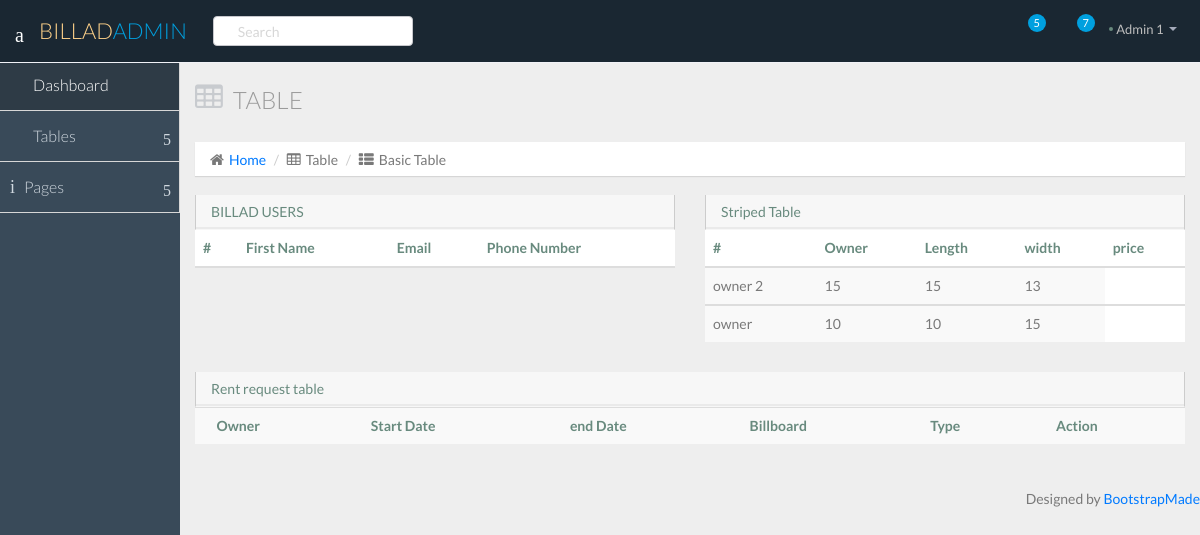
Page /accounts/basicTable/ on the earlier database version.
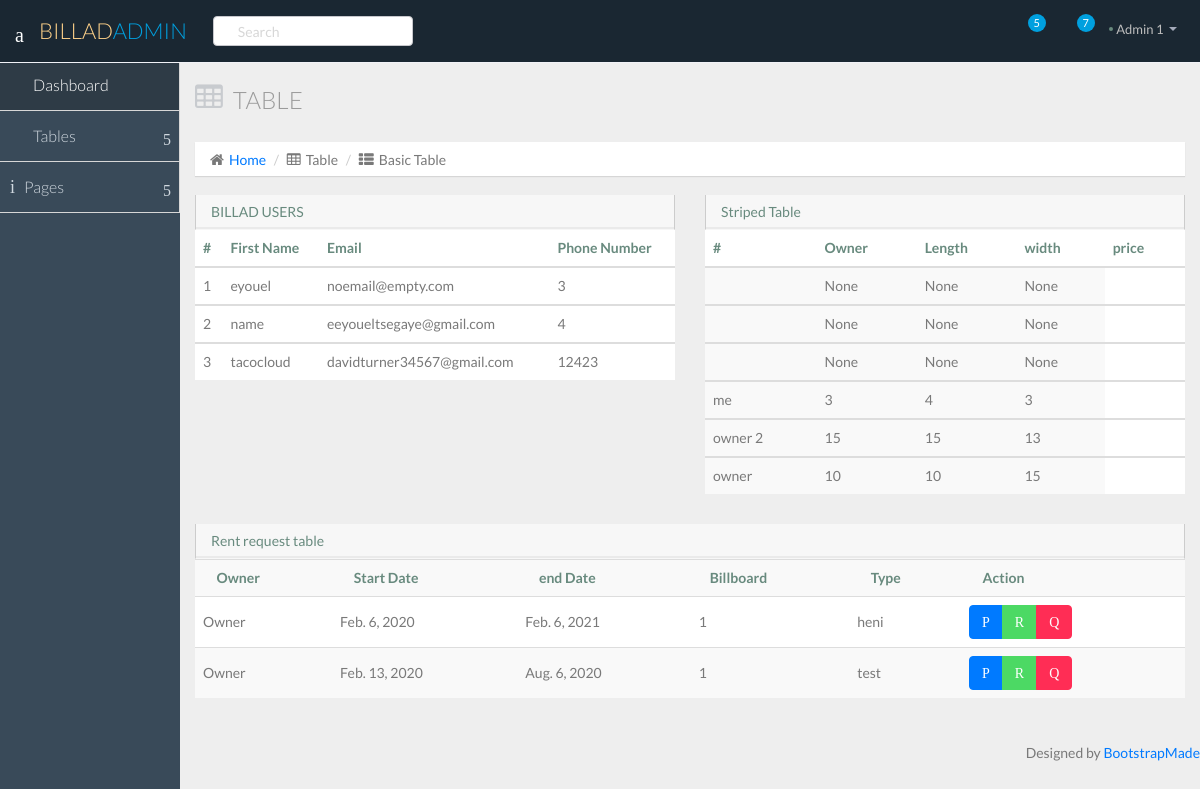
Same page on the later database version.
### billboards/models.py (models this page shows)
class Billboard(models.Model):
    primary_photo= models.ImageField(default='default.png', blank=True)
    name = models.CharField(max_length=100)
    location = models.CharField(max_length=100)
    owner = models.CharField(max_length=100)
    price = models.IntegerField(null=True)
    rating = models.IntegerField(default=0)
    length = models.IntegerField(null=True)
    width = models.IntegerField(null=True)
    rent = models.CharField(default="none",max_length=100)

class rent(models.Model):
    startDate = models.DateField()
    endDate = models.DateField()
    advertisementType = models.CharField( max_length=200)
    billboard = models.CharField(max_length=200)

### accounts/models.py (models this page shows)
class Account(models.Model):
    name = models.CharField(max_length=100)
    phone_number = models.IntegerField()
    email = models.EmailField(default='noemail@empty.com')
    password = models.CharField(max_length=100)

### accounts/views.py (the view)
# urls.py: path('basicTable/', views.basicTable, name="basicTable"),
def basicTable(request):
    users = Account.objects.all().order_by('name')
    billboards = Billboard.objects.all().order_by('price')
    rents= rent.objects.all()
    return render(request,"accounts/basicTable.html", {'users':users,'billboards':billboards,'rents':rents})

### accounts/templates/accounts/basicTable.html (shortened to what this page needs)
{%load static%}
<!DOCTYPE html>
<html lang="en">
<head>
 <link href="{%static 'css/bootstrap.min.css'%}" rel="stylesheet">
 <link href="{%static 'css/bootstrap-theme.css'%}" rel="stylesheet">
 <link href="{%static 'css/elegant-icons-style.css'%}" rel="stylesheet" />
 <link href="{%static 'css/font-awesome.min.css'%}" rel="stylesheet" />
  <link href="{%static 'css/AdminStyle.css'%}" rel="stylesheet">
  <link href="{%static 'css/style-responsive.css'%}" rel="stylesheet" />
</head>
<body>
  <section id="container" class="">
    <header class="header dark-bg">
      <div class="toggle-nav">
        <div class="icon-reorder tooltips" data-original-title="Toggle Navigation" data-placement="bottom"><i class="icon_menu"></i></div>
      </div>
      <a href="index.html" class="logo"> BILLAD<span class="lite">Admin</span></a>
      <div class="nav search-row" id="top_menu">
        <ul class="nav top-menu">
          <li>
            <form class="navbar-form">
              <input class="form-control" placeholder="Search" type="text">
            </form>
          </li>
        </ul>
      </div>
      <div class="top-nav notification-row">
        <ul class="nav pull-right top-menu">
          <li id="task_notificatoin_bar" class="dropdown">
            <a data-toggle="dropdown" class="dropdown-toggle" href="#">
                        </a>
          </li>
          <li id="mail_notificatoin_bar" class="dropdown">
            <a data-toggle="dropdown" class="dropdown-toggle" href="#">
                            <i class="icon-envelope-l"></i>
                            <span class="badge bg-important">5</span>
                        </a>
          </li>
          <li id="alert_notificatoin_bar" class="dropdown">
            <a data-toggle="dropdown" class="dropdown-toggle" href="#">
                            <i class="icon-bell-l"></i>
                            <span class="badge bg-important">7</span>
                        </a>
          </li>
          <li class="dropdown">
            <a data-toggle="dropdown" class="dropdown-toggle" href="#">
                            <span class="profile-ava">
                                <img alt="" src="img/avatar1_small.jpg">
                            </span>
                            <span class="username">Admin 1</span>
                            <b class="caret"></b>
                        </a>
          </li>
        </ul>
      </div>
    </header>
    <aside>
      <div id="sidebar" class="nav-collapse ">
        <ul class="sidebar-menu">
          <li class="active">
            <a class="" href="index.html">
                          <i class="icon_house_alt"></i>
                          <span>Dashboard</span>
                      </a>
          </li>
          <li class="sub-menu">
            <a href="javascript:;" class="">
                          <i class="icon_table"></i>
                          <span>Tables</span>
                          <span class="menu-arrow arrow_carrot-right"></span>
                      </a>
          </li>
          <li class="sub-menu">
            <a href="javascript:;" class="">
                          <i class="icon_documents_alt"></i>
                          <span>Pages</span>
                          <span class="menu-arrow arrow_carrot-right"></span>
                      </a>
          </li>
        </ul>
      </div>
    </aside>
    <section id="main-content">
      <section class="wrapper">
        <div class="row">
          <div class="col-lg-12">
            <h3 class="page-header"><i class="fa fa-table"></i> Table</h3>
            <ol class="breadcrumb">
              <li><i class="fa fa-home"></i><a href="index.html">Home</a></li>
              <li><i class="fa fa-table"></i>Table</li>
              <li><i class="fa fa-th-list"></i>Basic Table</li>
            </ol>
          </div>
        </div>
        <div class="row">
          <div class="col-sm-6">
            <section class="panel">
              <header class="panel-heading">
                BILLAD USERS
              </header>
              <table class="table">
                <thead>
                  <tr>
                    <th>#</th>
                    <th>First Name</th>
                    <th>Email</th>
                    <th>Phone Number</th>
                  </tr>
                </thead>
                {%for user in users%}
                <tbody>
                    <tr>
                        <td>{{user.id}}</td>
                      <td>{{user.name}}</td>
                      <td>{{user.email}}</td>
                      <td>{{user.phone_number}}</td>
                    </tr>
                <tbody>
                {%endfor%}
                </tbody>
              </table>
            </section>
          </div>
          <div class="col-sm-6">
            <section class="panel">
              <header class="panel-heading">
                Striped Table
              </header>
              <table class="table table-striped">
                <thead>
                  <tr>
                    <th>#</th>
                    <th>Owner</th>
                    <th>Length</th>
                    <th>width</th>
                    <th>price</th>
                  </tr>
                </thead>
                {%for billboard in billboards%}
                <tbody>
                    <tr>
                        <td>{{billboard.owner}}</td>
                      <td>{{billboard.length}}</td>
                      <td>{{billboard.width}}</td>
                      <td>{{billboard.price}}</td>
                    </tr>
                <tbody>
                {%endfor%}
              </table>
            </section>
          </div>
        </div>
        <div class="row">
          <div class="col-lg-12">
            <section class="panel">
              <header class="panel-heading">
                Rent request table
              </header>
              <table class="table table-striped table-advance table-hover">
                <tbody>
                  <tr>
                    <th><i class="icon_profile"></i> Owner</th>
                    <th><i class="icon_calendar"></i> Start Date</th>
                    <th><i class="icon_mail_alt"></i> end Date</th>
                    <th><i class="icon_pin_alt"></i>Billboard</th>
                    <th><i class="icon_mobile"></i> Type</th>
                    <th><i class="icon_cogs"></i> Action</th>
                  </tr>
                  {%for rent in rents%}
                  <tr>
                        <td>Owner</td>
                      <td>{{rent.startDate}}</td>
                      <td>{{rent.endDate}}</td>
                      <td>{{rent.billboard}}</td>
                      <td>{{rent.advertisementType}}</td>
                    <td>
                      <div class="btn-group">
                        <a class="btn btn-primary" href="#"><i class="icon_plus_alt2"></i></a>
                        <a class="btn btn-success" href="#"><i class="icon_check_alt2"></i></a>
                        <a class="btn btn-danger" href="#"><i class="icon_close_alt2"></i></a>
                      </div>
                    </td>
                    </tr>
                    {%endfor%}
                </tbody>
              </table>
            </section>
          </div>
        </div>
      </section>
    </section>
    <div class="text-right">
      <div class="credits">
          Designed by <a href="https://bootstrapmade.com/">BootstrapMade</a>
        </div>
    </div>
  </section>
</body>
</html>

Differences in the rows shown:
added Account: id "1", name "eyouel", email "noemail@empty.com", phone_number "3"
added Account: id "2", name "name", email "eeyoueltsegaye@gmail.com", phone_number "4"
added Account: id "3", name "tacocloud", email "davidturner34567@gmail.com", phone_number "12423"
added Billboard: length "None", width "None", price "None"
added Billboard: length "None", width "None", price "None"
added Billboard: length "None", width "None", price "None"
added Billboard: owner "me", length "3", width "4", price "3"
added rent: startDate "Feb. 6, 2020", endDate "Feb. 6, 2021", billboard "1", advertisementType "heni"
added rent: startDate "Feb. 13, 2020", endDate "Aug. 6, 2020", billboard "1", advertisementType "test"
